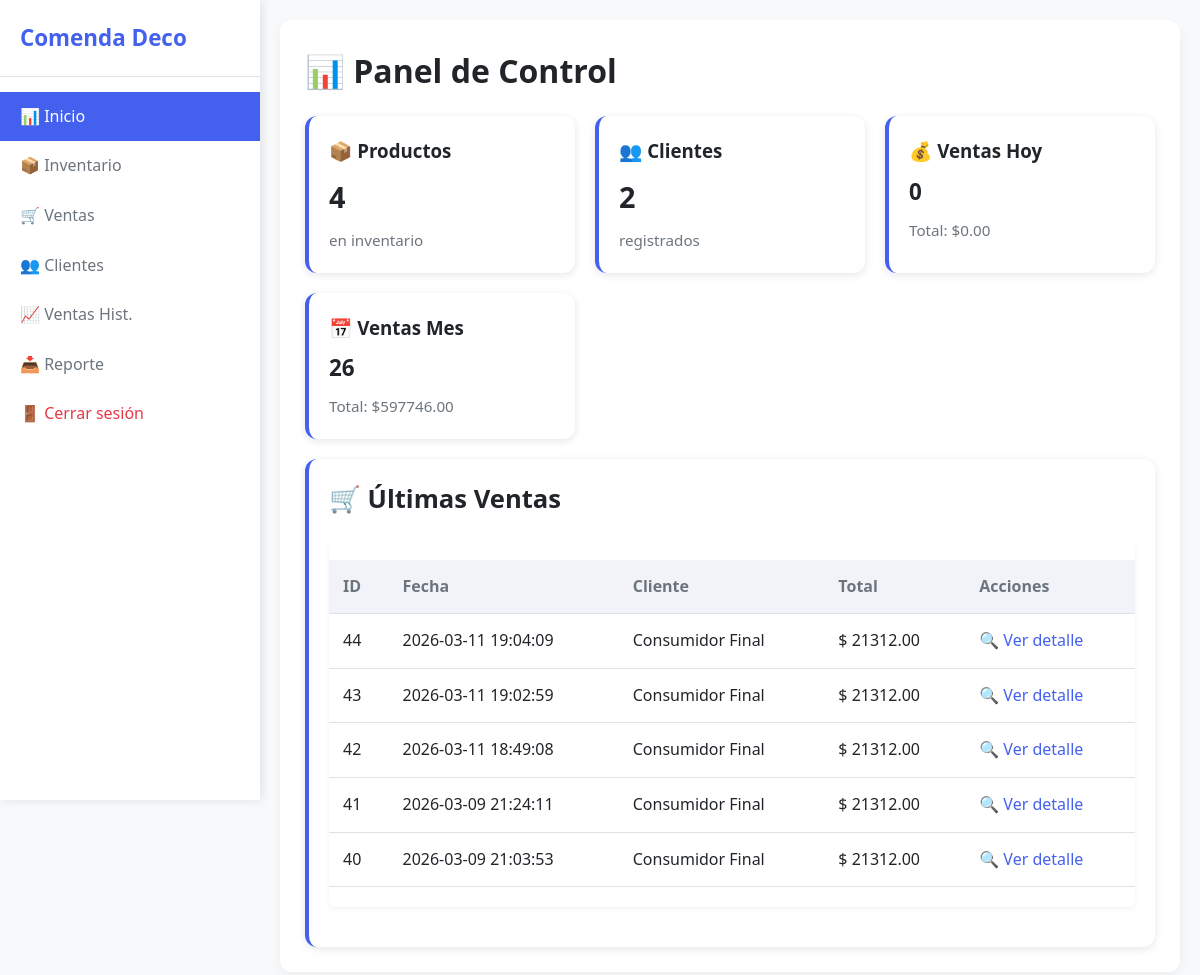
Page / (signed in) on the earlier database version.
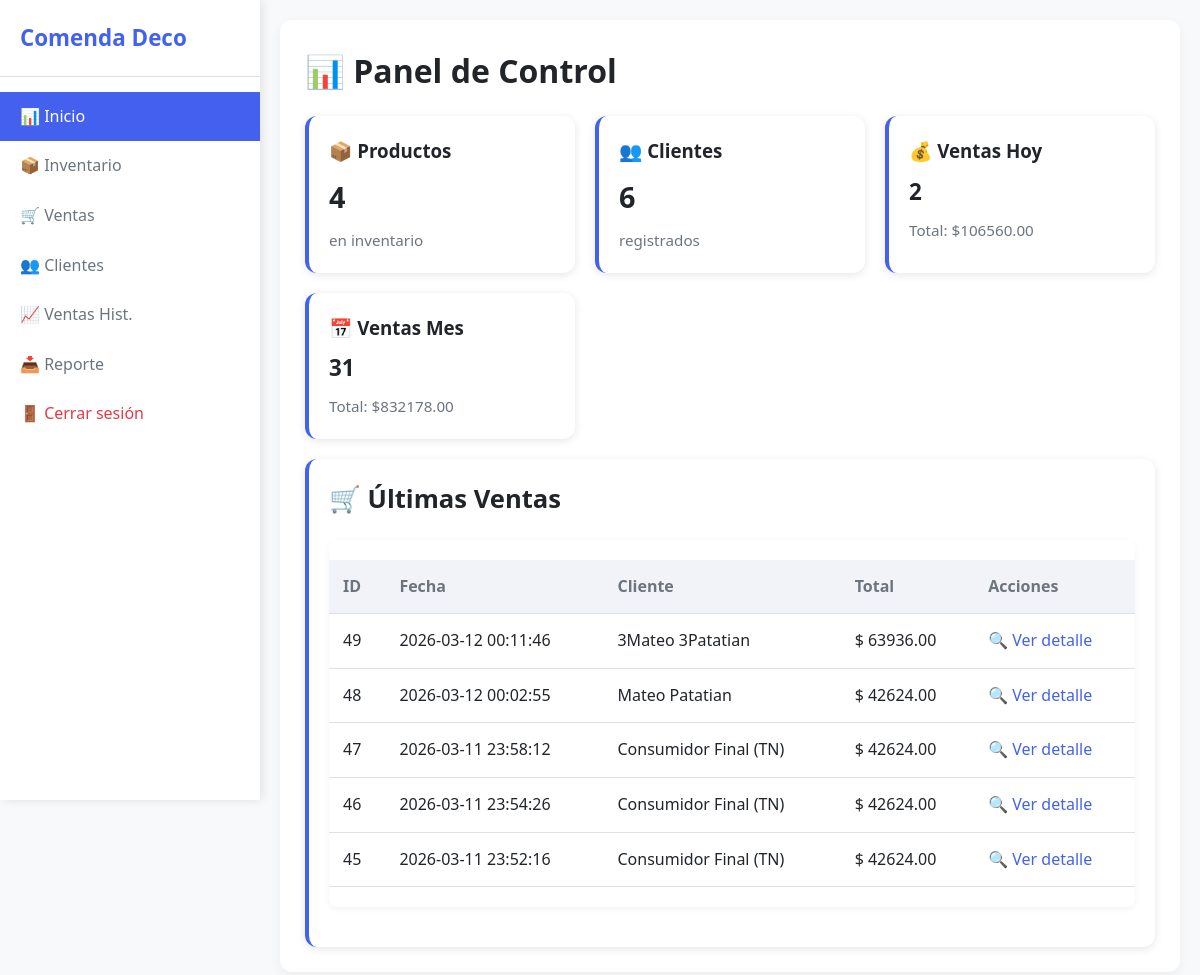
Same page on the later database version.
### tables this page shows
CREATE TABLE ventas (
                id INTEGER PRIMARY KEY AUTOINCREMENT,
                fecha TEXT NOT NULL,
                cliente_id INTEGER NOT NULL,
                total REAL NOT NULL,
                metodo_pago TEXT,
                cuotas INTEGER
            , order_id TEXT);

CREATE TABLE clientes (
                    id INTEGER PRIMARY KEY AUTOINCREMENT,
                    nombre TEXT NOT NULL,
                    telefono TEXT, cuit TEXT, dni TEXT, email TEXT, tipo INTEGER DEFAULT 0);

### routes/main.py (the view)
@main_bp.route('/')
@login_required
def index():
    data = get_dashboard_data()
    return render_template('index.html', **data)

### models.py (called while the page is built)
def get_conn():
    conn = sqlite3.connect(DB_PATH)
    conn.row_factory = sqlite3.Row
    return conn

### routes/__init__.py (called while the page is built)
def login_required(f):
    @wraps(f)
    def decorated_function(*args, **kwargs):
        if 'user_id' not in session:
            return redirect(url_for('auth.login'))
        return f(*args, **kwargs)
    return decorated_function

### templates/index.html (shortened to what this page needs)
<!DOCTYPE html>
<html lang="es">
<head>
  <link rel="stylesheet" href="{{ url_for('static', filename='style.css') }}">
</head>
<body>
  <div class="layout">
    <div class="sidebar">
      <h2><span>Comenda Deco</span></h2>
      <a href="/" class="active"><span>📊 Inicio</span></a>
      <a href="/inventario"><span>📦 Inventario</span></a>
      <a href="/ventas"><span>🛒 Ventas</span></a>
      <a href="/clientes"><span>👥 Clientes</span></a>
      <a href="/ventas_historial"><span>📈 Ventas Hist.</span></a>
      <a href="/reporte/excel"><span>📥 Reporte</span></a>
      <a href="/logout" style="margin-top: auto; color: #e63946;"><span>🚪 Cerrar sesión</span></a>
    </div>
    <div class="main-content">
      <main>
        <h1>📊 Panel de Control</h1>
        <div style="display: grid; grid-template-columns: repeat(auto-fit, minmax(240px, 1fr)); gap: 20px; margin: 20px 0;">
          <div class="card">
            <h3><a href="/inventario" style="text-decoration: none; color: inherit;">📦 Productos</a></h3>
            <p style="font-size: 1.8rem; font-weight: bold; margin: 8px 0;">{{ total_productos }}</p>
            <p style="color: #6c757d; font-size: 0.95rem;">en inventario</p>
          </div>
          <div class="card">
            <h3><a href="/clientes" style="text-decoration: none; color: inherit;">👥 Clientes</a></h3>
            <p style="font-size: 1.8rem; font-weight: bold; margin: 8px 0;">{{ total_clientes }}</p>
            <p style="color: #6c757d; font-size: 0.95rem;">registrados</p>
          </div>
          <div class="card">
            <h3>💰 Ventas Hoy</h3>
            <p style="font-size: 1.4rem; font-weight: bold; margin: 8px 0;">{{ cantidad_ventas_hoy }}</p>
            <p style="color: #6c757d; font-size: 0.95rem;">Total: ${{ "%.2f"|format(total_ventas_hoy) }}</p>
          </div>
          <div class="card">
            <h3>📅 Ventas Mes</h3>
            <p style="font-size: 1.4rem; font-weight: bold; margin: 8px 0;">{{ cantidad_ventas_mes }}</p>
            <p style="color: #6c757d; font-size: 0.95rem;">Total: ${{ "%.2f"|format(total_ventas_mes) }}</p>
          </div>
        </div>
        <div class="card" style="margin-top: 20px;">
          <h2>🛒 Últimas Ventas</h2>
          {% if ultimas_ventas %}
            <div class="table-responsive">
              <table>
                <thead>
                  <tr>
                    <th>ID</th>
                    <th>Fecha</th>
                    <th>Cliente</th>
                    <th>Total</th>
                    <th>Acciones</th>
                  </tr>
                </thead>
                <tbody>
                  {% for v in ultimas_ventas %}
                    <tr>
                      <td data-label="ID">{{ v[0] }}</td>
                      <td data-label="Fecha">{{ v[1] }}</td>
                      <td data-label="Cliente">{{ v[2] }}</td>
                      <td data-label="Total">$ {{ "%.2f"|format(v[3]) }}</td>
                      <td data-label="Acciones">
                        <a href="/venta/{{ v[0] }}" style="color: #4361ee; text-decoration: none;">🔍 Ver detalle</a>
                      </td>
                    </tr>
                  {% endfor %}
                </tbody>
              </table>
            </div>
          {% else %}
            <p>No hay ventas registradas.</p>
          {% endif %}
        </div>
      </main>
    </div>
  </div>
</body>
</html>

Differences in the rows shown:
no longer on this page (row unchanged): ventas: id "44", fecha "2026-03-11 19:04:09", nombre "Consumidor Final", total "21312.00"
no longer on this page (row unchanged): ventas: id "43", fecha "2026-03-11 19:02:59", nombre "Consumidor Final", total "21312.00"
no longer on this page (row unchanged): ventas: id "42", fecha "2026-03-11 18:49:08", nombre "Consumidor Final", total "21312.00"
no longer on this page (row unchanged): ventas: id "41", fecha "2026-03-09 21:24:11", nombre "Consumidor Final", total "21312.00"
no longer on this page (row unchanged): ventas: id "40", fecha "2026-03-09 21:03:53", nombre "Consumidor Final", total "21312.00"
added ventas: id "49", fecha "2026-03-12 00:11:46", nombre "3Mateo 3Patatian", total "63936.00"
added ventas: id "48", fecha "2026-03-12 00:02:55", nombre "Mateo Patatian", total "42624.00"
added ventas: id "47", fecha "2026-03-11 23:58:12", nombre "Consumidor Final (TN)", total "42624.00"
added ventas: id "46", fecha "2026-03-11 23:54:26", nombre "Consumidor Final (TN)", total "42624.00"
added ventas: id "45", fecha "2026-03-11 23:52:16", nombre "Consumidor Final (TN)", total "42624.00"
Other differences:
{{ total_clientes }}: "2" → "6"
{{ cantidad_ventas_hoy }}: "0" → "2"
{{ "%.2f"|format(total_ventas_hoy) }}: "0.00" → "106560.00"
{{ cantidad_ventas_mes }}: "26" → "31"
{{ "%.2f"|format(total_ventas_mes) }}: "597746.00" → "832178.00"
